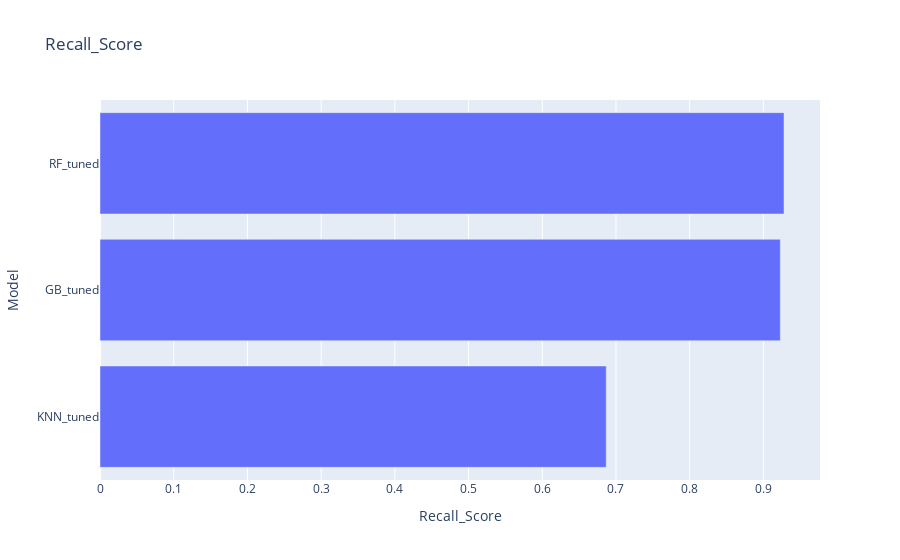
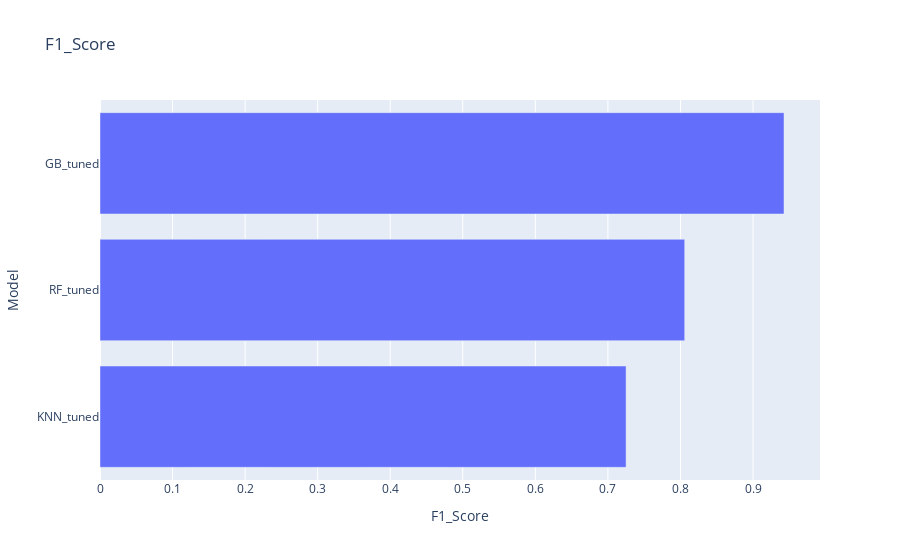
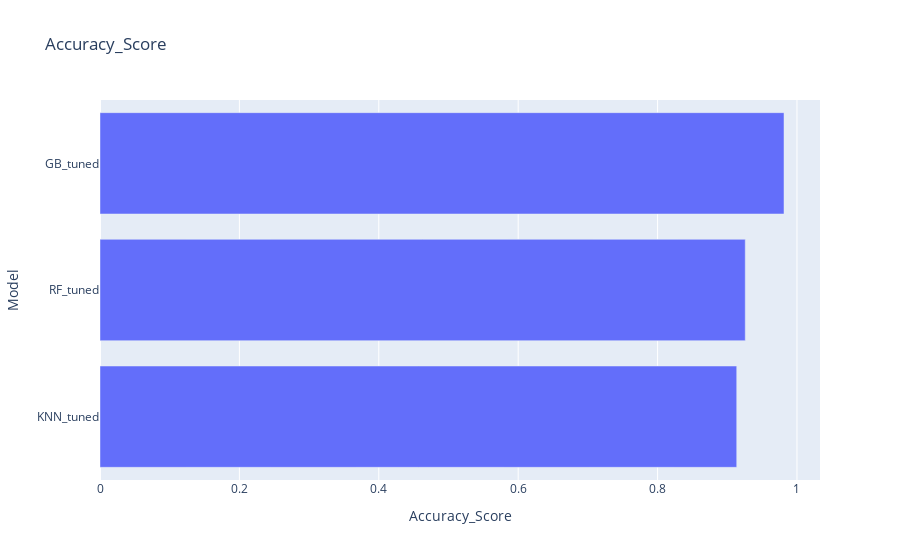
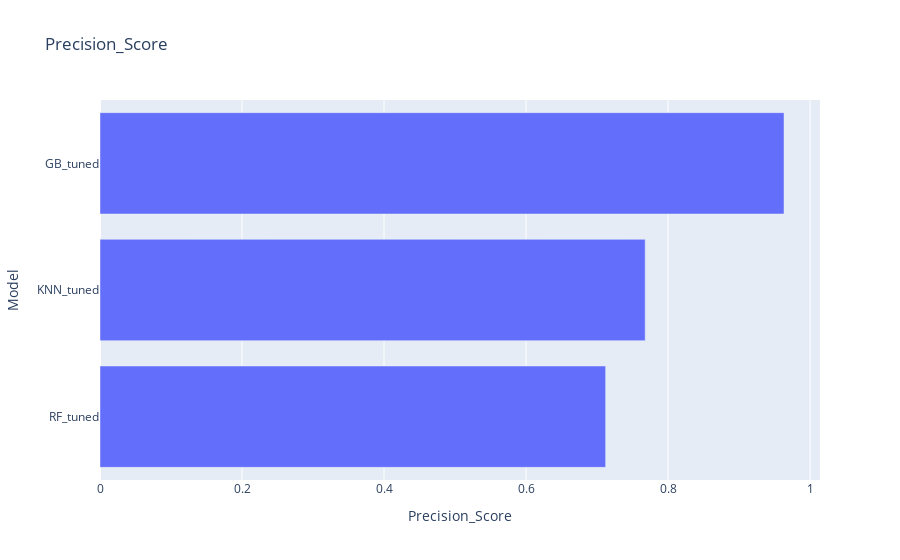

Here is the notebook cell these charts were saved with, in order:
### Code cell
compare = compare.sort_values(by="Recall_Score", ascending=True)
fig = px.bar(compare, x = "Recall_Score", y = "Model", title = "Recall_Score")
fig.show()

compare = compare.sort_values(by="F1_Score", ascending=True)
fig = px.bar(compare, x = "F1_Score", y = "Model", title = "F1_Score")
fig.show()

compare = compare.sort_values(by="Accuracy_Score", ascending=True)
fig = px.bar(compare, x = "Accuracy_Score", y = "Model", title = "Accuracy_Score")
fig.show()

compare = compare.sort_values(by="Precision_Score", ascending=True)
fig = px.bar(compare, x = "Precision_Score", y = "Model", title = "Precision_Score")
fig.show()

### Figure 1 — Plotly figure (JSON) as saved in the notebook; plotly's stock layout.template omitted (floating-point values rounded to 4 significant figures)
{"data": [{"alignmentgroup": "True", "hovertemplate": "Recall_Score=%{x}<br>Model=%{y}<extra></extra>", "legendgroup": "", "marker": {"color": "#636efa", "pattern": {"shape": ""}}, "name": "", "offsetgroup": "", "orientation": "h", "showlegend": false, "textposition": "auto", "type": "bar", "x": [0.6868, 0.9229, 0.928], "xaxis": "x", "y": ["KNN_tuned", "GB_tuned", "RF_tuned"], "yaxis": "y"}], "layout": {"barmode": "relative", "legend": {"tracegroupgap": 0}, "title": {"text": "Recall_Score"}, "xaxis": {"anchor": "y", "domain": [0, 1], "title": {"text": "Recall_Score"}}, "yaxis": {"anchor": "x", "domain": [0, 1], "title": {"text": "Model"}}}}

### Figure 2 — Plotly figure (JSON) as saved in the notebook; plotly's stock layout.template omitted (floating-point values rounded to 4 significant figures)
{"data": [{"alignmentgroup": "True", "hovertemplate": "F1_Score=%{x}<br>Model=%{y}<extra></extra>", "legendgroup": "", "marker": {"color": "#636efa", "pattern": {"shape": ""}}, "name": "", "offsetgroup": "", "orientation": "h", "showlegend": false, "textposition": "auto", "type": "bar", "x": [0.725, 0.8058, 0.9427], "xaxis": "x", "y": ["KNN_tuned", "RF_tuned", "GB_tuned"], "yaxis": "y"}], "layout": {"barmode": "relative", "legend": {"tracegroupgap": 0}, "title": {"text": "F1_Score"}, "xaxis": {"anchor": "y", "domain": [0, 1], "title": {"text": "F1_Score"}}, "yaxis": {"anchor": "x", "domain": [0, 1], "title": {"text": "Model"}}}}

### Figure 3 — Plotly figure (JSON) as saved in the notebook; plotly's stock layout.template omitted (floating-point values rounded to 4 significant figures)
{"data": [{"alignmentgroup": "True", "hovertemplate": "Accuracy_Score=%{x}<br>Model=%{y}<extra></extra>", "legendgroup": "", "marker": {"color": "#636efa", "pattern": {"shape": ""}}, "name": "", "offsetgroup": "", "orientation": "h", "showlegend": false, "textposition": "auto", "type": "bar", "x": [0.9136, 0.9258, 0.9814], "xaxis": "x", "y": ["KNN_tuned", "RF_tuned", "GB_tuned"], "yaxis": "y"}], "layout": {"barmode": "relative", "legend": {"tracegroupgap": 0}, "title": {"text": "Accuracy_Score"}, "xaxis": {"anchor": "y", "domain": [0, 1], "title": {"text": "Accuracy_Score"}}, "yaxis": {"anchor": "x", "domain": [0, 1], "title": {"text": "Model"}}}}

### Figure 4 — Plotly figure (JSON) as saved in the notebook; plotly's stock layout.template omitted (floating-point values rounded to 4 significant figures)
{"data": [{"alignmentgroup": "True", "hovertemplate": "Precision_Score=%{x}<br>Model=%{y}<extra></extra>", "legendgroup": "", "marker": {"color": "#636efa", "pattern": {"shape": ""}}, "name": "", "offsetgroup": "", "orientation": "h", "showlegend": false, "textposition": "auto", "type": "bar", "x": [0.7121, 0.7678, 0.9633], "xaxis": "x", "y": ["RF_tuned", "KNN_tuned", "GB_tuned"], "yaxis": "y"}], "layout": {"barmode": "relative", "legend": {"tracegroupgap": 0}, "title": {"text": "Precision_Score"}, "xaxis": {"anchor": "y", "domain": [0, 1], "title": {"text": "Precision_Score"}}, "yaxis": {"anchor": "x", "domain": [0, 1], "title": {"text": "Model"}}}}
